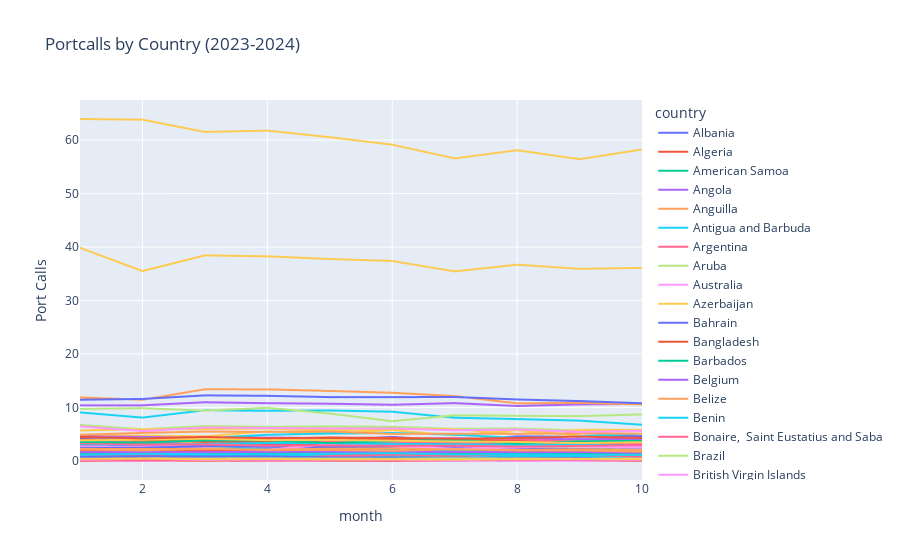

Notebook cell for this chart:
### Code cell
import plotly.express as px

# Filter data for the years 2023 and 2024
filtered_data = data[(data['year'] == 2023) | (data['year'] == 2024)]

# Group by country and year, and sum the portcalls
grouped_data = filtered_data.groupby(['country', 'year','month'])['portcalls'].mean().reset_index()

# Create a line chart
fig = px.line(grouped_data, x='month', y='portcalls', color='country', title='Portcalls by Country (2023-2024)', labels={'portcalls': 'Port Calls', 'year': 'Year'})

# Show the chart
fig.show()
